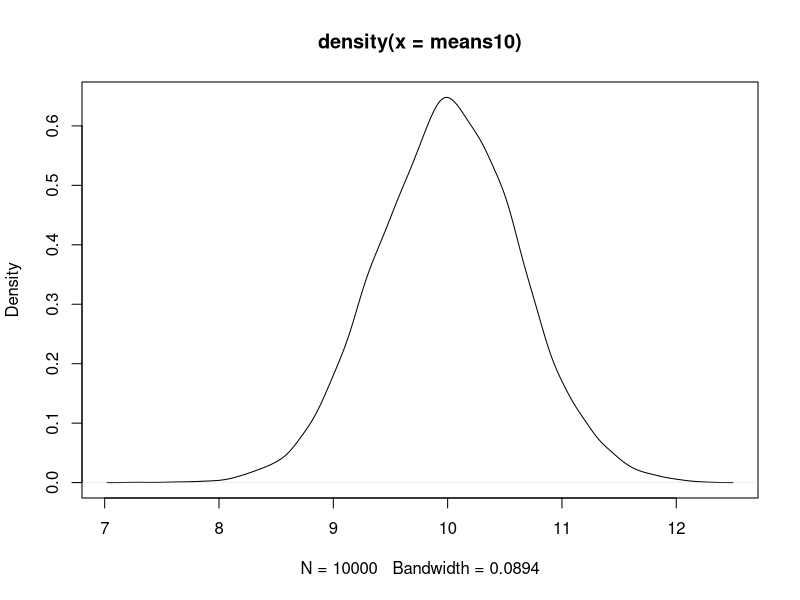
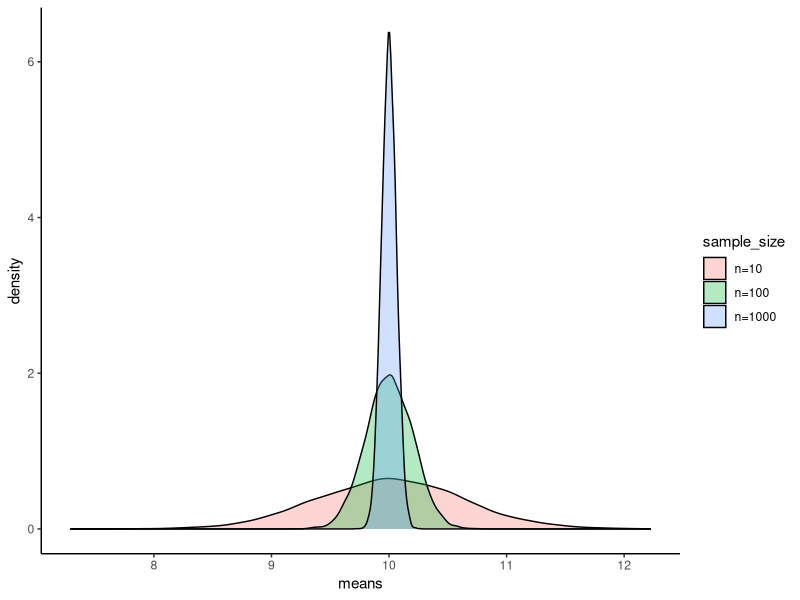
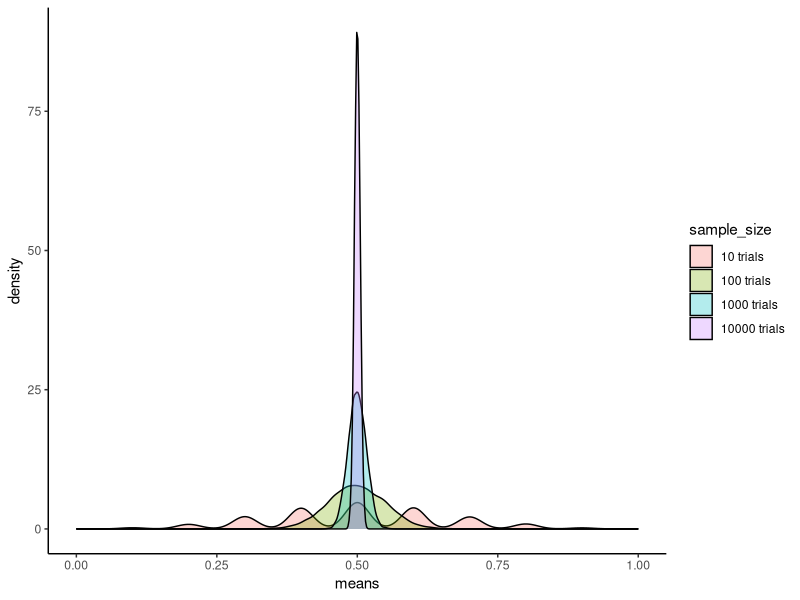
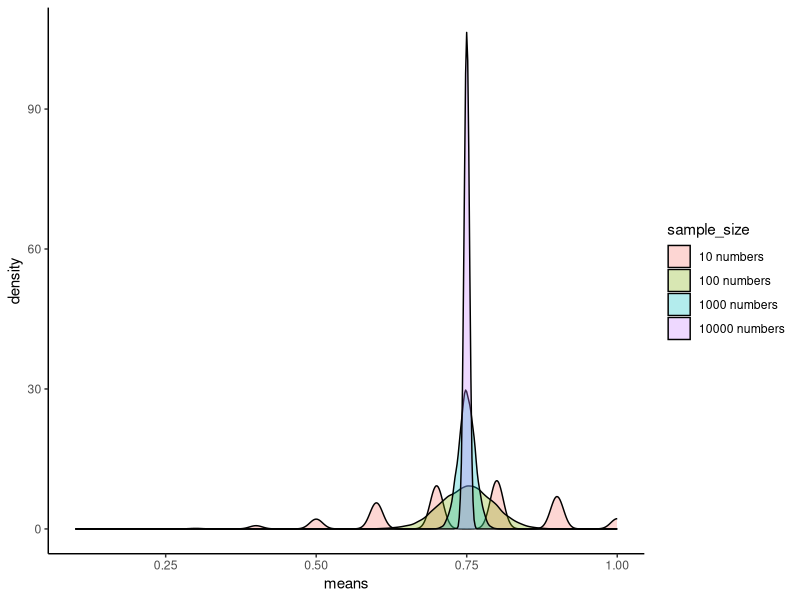

These figures' R source, in order:
## ---- chunk 1
library(tidyverse)
## ---- chunk 2
samp10 <- rnorm(10, mean=10, sd=2)  # generate 10 random numbers
samp10
mean(samp10)
## ---- chunk 3
means10 <- as.vector(NA)
# Doing experiments for 10000 times
for (i in 1:10000) {
  # Each time I draw 10 random numbers from the normal distribution
  samp10 <- rnorm(10, mean=10, sd=2)  
  # I calculate the mean of these 10 numbers and record it
  means10[i] <- mean(samp10)  
}

plot(density(means10))
## ---- chunk 4
means100 <- as.vector(NA)
means1000 <- as.vector(NA)
# Doing experiments for 10000 times
for (i in 1:10000) {
  # Each time I draw 10 random numbers from the normal distribution
  samp100 <- rnorm(100, mean=10, sd=2)  
  # I calculate the mean of these 10 numbers and record it
  means100[i] <- mean(samp100)  
  samp1000 <- rnorm(1000, mean=10, sd=2)  
  # I calculate the mean of these 10 numbers and record it
  means1000[i] <- mean(samp1000) 
}

df <- rbind(
  data.frame(means = means10, sample_size = "n=10"),
  data.frame(means = means100, sample_size = "n=100"),
  data.frame(means = means1000, sample_size = "n=1000")
)

ggplot(df, aes(x = means, fill = sample_size)) + 
  geom_density(alpha = 0.3) +
  theme_classic()
## ---- chunk 5
means10 <- as.vector(NA)
means100 <- as.vector(NA)
means1000 <- as.vector(NA)
means10000 <- as.vector(NA)

for (i in 1:10000) {
  sample10 <- sample(c(1,0), prob = c(0.5, 0.5), replace = TRUE, size = 10)
  means10[i] <- sum(sample10) / 10  
  sample100 <- sample(c(1,0), prob = c(0.5, 0.5), replace = TRUE, size = 100)
  means100[i] <- sum(sample100) / 100
  sample1000 <- sample(c(1,0), prob = c(0.5, 0.5), replace = TRUE, size = 1000)
  means1000[i] <- sum(sample1000) / 1000
  sample10000 <- sample(c(1,0), prob = c(0.5, 0.5), replace = TRUE, size = 10000)
  means10000[i] <- sum(sample10000) / 10000
}

df <- rbind(
  data.frame(means = means10, sample_size = "10 trials"),
  data.frame(means = means100, sample_size = "100 trials"),
  data.frame(means = means1000, sample_size = "1000 trials"),
  data.frame(means = means10000, sample_size = "10000 trials")
)

ggplot(df, aes(x = means, fill = sample_size)) + 
  geom_density(alpha = 0.3) +
  theme_classic()
## ---- chunk 6
means10 <- as.vector(NA)
means100 <- as.vector(NA)
means1000 <- as.vector(NA)
means10000 <- as.vector(NA)

for (i in 1:10000) {
  sample10 <- sample(c(1,0), prob = c(0.75, 0.25), replace = TRUE, size = 10)
  means10[i] <- sum(sample10) / 10  
  sample100 <- sample(c(1,0), prob = c(0.75, 0.25), replace = TRUE, size = 100)
  means100[i] <- sum(sample100) / 100
  sample1000 <- sample(c(1,0), prob = c(0.75, 0.25), replace = TRUE, size = 1000)
  means1000[i] <- sum(sample1000) / 1000
  sample10000 <- sample(c(1,0), prob = c(0.75, 0.25), replace = TRUE, size = 10000)
  means10000[i] <- sum(sample10000) / 10000
}


df <- rbind(
  data.frame(means = means10, sample_size = "10 numbers"),
  data.frame(means = means100, sample_size = "100 numbers"),
  data.frame(means = means1000, sample_size = "1000 numbers"),
  data.frame(means = means10000, sample_size = "10000 numbers")
)

library(ggplot2)

ggplot(df, aes(x = means, fill = sample_size)) + 
  geom_density(alpha = 0.3) +
  theme_classic()
